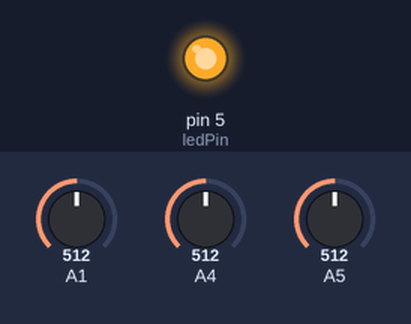
Bench run of a sketch on a simulated Arduino Uno, built with avr-gcc and run on an emulated ATmega328P. Shown: output pins drawn as LEDs (lit = HIGH). Inputs (shaded band) come from the test bench; at power-on: A1 = 512, A4 = 512, A5 = 512.

Above: at 1.2 s.
1.3 s: A1 set to 716
At 1.52 s:
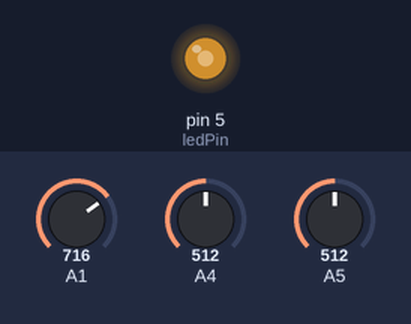
3.1 s: A4 set to 306
At 4.4 s:
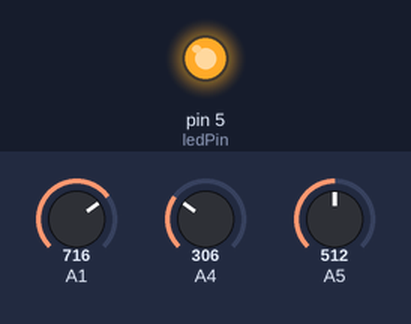
Timing chart, 0 to 6.1 s (numbered marks = the images above; inputs shaded):
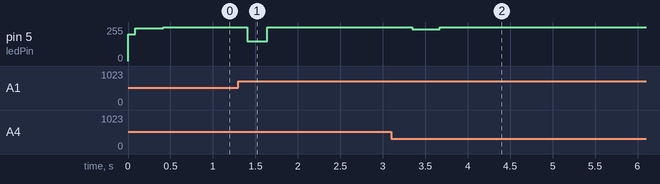

Measured:
- after the input at 1.3 s, pin 5 (ledPin): 255/255 → 150/255 after 0.11 s, → 255/255 0.24 s later
- after the input at 3.1 s, pin 5 (ledPin): 255/255 → 240/255 after 0.24 s, → 255/255 0.33 s later

The sketch:

sparklmotion.ino
```cpp
// (licence header left out)
int XVal, YVal, ZVal;
int lastXVal, lastYVal, lastZVal;
int brightnessValue;
int loopCount;
int ledPin = 5;
int movementDepth = 50;

void setup() {
  pinMode(13, INPUT); //MUST be set to input
  pinMode(ledPin, OUTPUT);
  XVal = 0;
  YVal = 0;
  ZVal = 0;
  lastXVal = 0;
  lastYVal = 0;
  lastZVal = 0;
  brightnessValue = 200;
  loopCount=0;
}

void loop() {

  //Accelerometer data
  lastXVal = XVal;
  lastYVal = YVal;
  lastZVal = ZVal;
  XVal = analogRead(5);
  YVal = analogRead(1);
  ZVal = analogRead(4);

  //If there was movement, "twinkle"
  if (((lastXVal-XVal)>movementDepth)||((lastYVal-YVal)>movementDepth)||((lastZVal-ZVal)>movementDepth)||((XVal-lastXVal)>movementDepth)||((YVal-lastYVal)>movementDepth)||((ZVal-lastZVal)>movementDepth))
  {
   analogWrite(ledPin, 0);
   delay(1);
   analogWrite(ledPin, brightnessValue);
   delay(loopCount);
  }

  //Brightness
  if (lastXVal>XVal)
    brightnessValue-=15;
  if (lastYVal>YVal)
    brightnessValue-=15;
  if (lastZVal>ZVal)
    brightnessValue-=15;
  if (XVal>lastXVal)
    brightnessValue+=15;
  if (YVal>lastYVal)
    brightnessValue+=15;
  if (ZVal>lastZVal)
    brightnessValue+=15;
  if ((brightnessValue>255)||(brightnessValue<0))
   brightnessValue = 150;

  //Keep the sparkL moving
  if (loopCount>brightnessValue)
  {
   analogWrite(ledPin, brightnessValue);
   delay(loopCount);
   loopCount=0;
   brightnessValue=255;
  }
  loopCount++;
}
```
